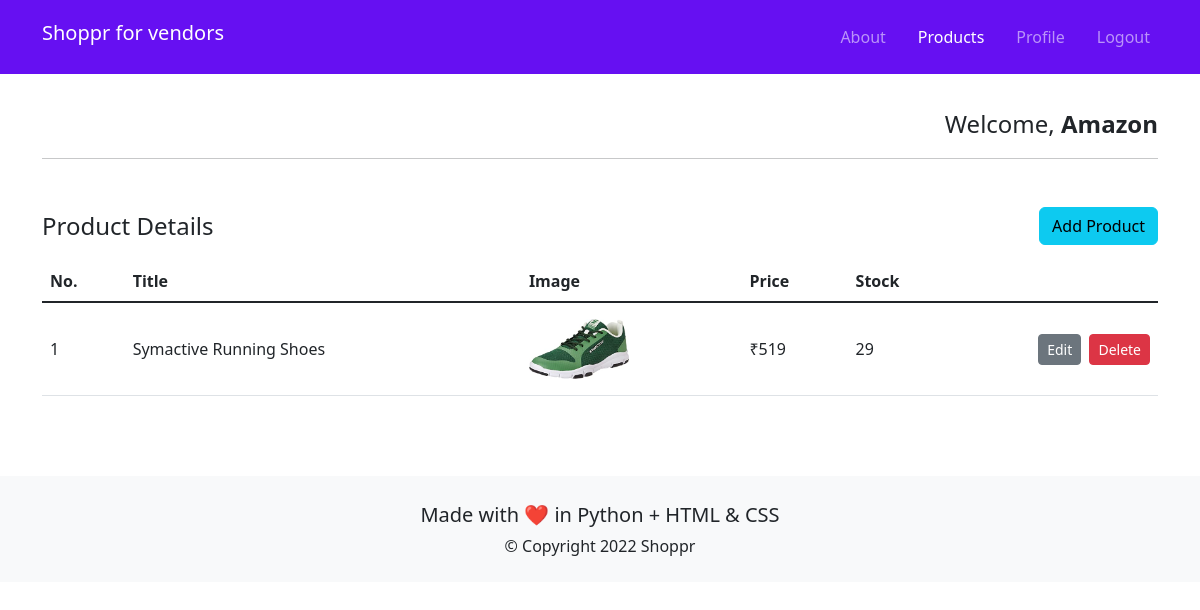
Screenshot of /catalog/vendors/products (signed in) with the database file from the repository.
### catalog/models.py (models this page shows, shortened)
class Vendor(models.Model):
    ERROR_EMAIL_EXISTS = "A user with this email already exists."
    name = models.CharField(max_length=100)
    email = models.EmailField(unique=True, error_messages={"unique": ERROR_EMAIL_EXISTS})
    password = models.CharField(max_length=128)
    address = models.TextField(default="")

class Product(models.Model):
    title = models.CharField(max_length=50)
    description = models.TextField()
    vendor = models.ForeignKey(Vendor, on_delete=models.CASCADE, blank=True, null=True)
    price = models.FloatField()
    stock = models.IntegerField(default=0)
    photo = models.ImageField(upload_to="images/products", blank=True, null=True)
    def format_price(self):
        return f"₹{self.price:,.0f}"
    def get_edit_url(self):
        return reverse("catalog:vendors-edit-product", args=[self.id])
    def get_delete_url(self):
        return reverse("catalog:vendors-delete-product", args=[self.id])

### catalog/views.py (the view)
# urls.py: path("vendors/products", views.VendorProductListView.as_view(), name="vendors-products"),
class VendorProductListView(ListView):
    template_name = "catalog/vendors/products.html"
    def get_queryset(self):
        vendor = Vendor.objects.get(pk=self.request.session["vendor"])
        return Product.objects.filter(vendor=vendor)
    def dispatch(self, request, *args, **kwargs):
        if not "vendor" in request.session:
            return HttpResponseRedirect(reverse("catalog:vendors-login"))
        else:
            return super().dispatch(request, *args, **kwargs)

### catalog/context_processors.py (called while the page is built)
def catalog_processor(request):
    context = {}
    if "vendor" in request.session:
        vendor = models.Vendor.objects.get(pk=request.session["vendor"])
        context["vendor"] = vendor
    if "user" in request.session:
        user = models.User.objects.get(pk=request.session["user"])
        context["sh_user"] = user
    return context

### catalog/templates/catalog/vendors/products.html (shortened to what this page needs)
{% extends "catalog/vendors/base.html" %}
{% load static %}
{% block styles %}
  <link rel="stylesheet" href="{% static 'catalog/css/vendors/products.css' %}">
{% endblock %}
{% block extra_links %}
  <li><a href="{% url 'catalog:vendors-products' %}" class="nav-link active">Products</a></li>
  <li><a href="{% url 'catalog:vendors-profile' %}" class="nav-link">Profile</a></li>
  <li><a href="{% url 'catalog:vendors-logout' %}" class="nav-link">Logout</a></li>
{% endblock %}
{% block content %}
  <section>
    <div class="mt-5 d-flex justify-content-between align-items-center">
      <h1 class="h4 m-0">Product Details</h1>
      <a href="{% url 'catalog:vendors-add-product' %}" class="btn btn-info">Add Product</a>
    </div>
    <table class="table mt-3">
      <thead>
        <tr>
          <th>No.</th>
          <th>Title</th>
          <th>Image</th>
          <th>Price</th>
          <th>Stock</th>
        </tr>
      </thead>
      <tbody class="table-group-divider">
        {% if product_list %}
          {% for product in product_list %}
            <tr>
              <td>{{ forloop.counter }}</td>
              <td>{{ product.title }}</td>
              <td class="py-3">
                {% if product.photo %}
                  <img src="{{ product.photo.url }}" alt="{{ product.title }}">
                {% else %}
                  No Photo
                {% endif %}
              </td>
              <td>{{ product.format_price }}</td>
              <td class="fit">{{ product.stock }}</td>
              <td class="text-end">
                <a href="{{ product.get_edit_url }}" class="ms-1 btn btn-sm btn-secondary">Edit</a>
                <a href="{{ product.get_delete_url }}" class="ms-1 btn btn-sm btn-danger">Delete</a>
              </td>
            </tr>
          {% endfor %}
        {% else %}
          <tr>
            <td colspan="5" class="text-center text-secondary fs-5">No products are available!</td>
          </tr>
        {% endif %}
      </tbody>
    </table>
  </section>
{% endblock %}

### catalog/templates/catalog/vendors/base.html (shortened to what this page needs)
<!DOCTYPE html>
<html lang="en">
  <head>
    {% load static %}
    <link rel="stylesheet" href="{% static 'catalog/css/vendors/custom.css' %}">
    <link rel="stylesheet" href="{% static 'catalog/css/styles.css' %}">
    {% block styles %}{% endblock %}
  </head>
  <body>
    <header class="bg-primary">
      <div class="container">
        <nav class="navbar navbar-expand-md navbar-dark">
          <a href="{% url 'catalog:vendors-login' %}" class="navbar-brand h1">
            Shoppr <span class="lead">for vendors</span>
          </a>
          <ul class="navbar-nav ms-auto">
            <li><a href="#" class="nav-link">About</a></li>
            {% block extra_links %}{% endblock %}
          </ul>
        </nav>
      </div>
    </header>
    <main>
      <div class="container">
        {% if vendor %}
          <p class="lead fs-4 text-end">Welcome, <span class="fw-bold">{{ vendor.name }}</span></p>
          <hr>
        {% endif %}
        {% block content %} {% endblock %}
      </div>
    </main>
    <footer class="bg-light py-4 text-center">
      <div class="container">
        <p class="lead mb-1">Made with ❤️ in Python + HTML & CSS</p>
        <p class="mb-0">&copy; Copyright 2022 Shoppr</p>
      </div>
    </footer>
  </body>
</html>

### catalog/static/catalog/css/styles.css (style rules this page uses)
.navbar { padding-top: 1em; padding-bottom: 1em; }
.navbar li { margin-left: 1em; }
main { padding-top: 2em; padding-bottom: 4em; }

### rows the page displays
Vendor: name "Amazon"
Product: title "Symactive Running Shoes", photo (picture), format_price "₹519", stock "29"
